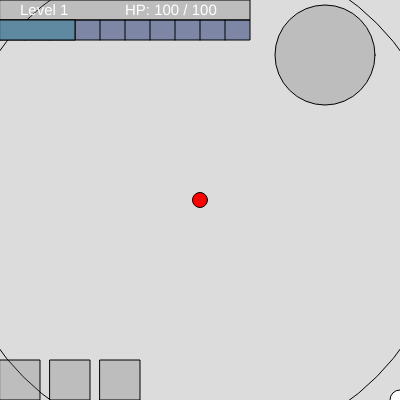
Frame 1 (no input)
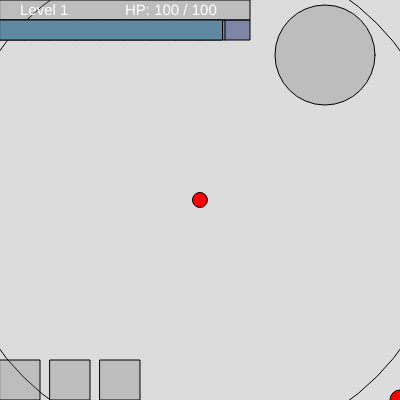
Frame 60 (no input)
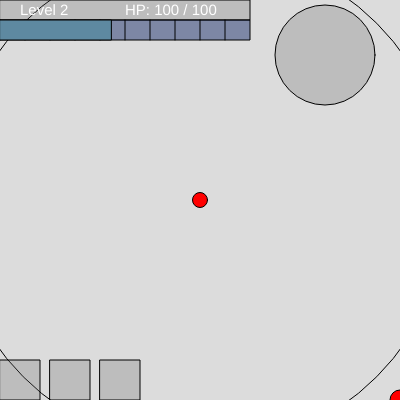
Frame 120 (the mouse pressed at the canvas centre since frame 60)

The p5.js sketch that drew these frames (run headless with seeded random() and noise() and a simulated clock; from frame 60 on, the mouse is pressed at the canvas centre):

// p5.js sketch
// ── sketch.js
let player
let world;

let controls;

function setup() {
  createCanvas(400, 400);
  
  controls = 
  {
    shoot: [LEFT, LEFT],
    dodge: [" ", " "],
    parry: ["shift", "shift"],
    hookshot: ["q", "q"],
    sweep: ["x", "x"],
    interact: ["e", "e"]

  }
  player = new Player();
  world = new World();
  world.clocking();
  
}

function draw() {
  background(220);
  
  world.display();
  world.ui();
  
  doPlayer();
  
  if(mouseIsPressed)
  {
    playerControls(mouseButton);
  }
  player.exp++;
  if (player.exp >= player.expMax)
  {
    player.levelUp();
  }
}


function keyPressed()
{
  playerControls(key.toLowerCase());
  
  if (key == "c")
  {
    
  }
  return;
}


// ── player.js
class Player
{
  constructor()
  {
    this.hpMax = 100;    //int
    this.hp = this.hpMax;//int
    this.lvl = 1;        //int
    this.exp = 30;         //int
    this.expMax = 100;      //int
    this.dmg =  10;      //int
    this.armor = 0;       //int
    this.speed = 5;       //int
    
    this.v = createVector(0, 0);
    this.pos = createVector(200, 200);   //vector

    this.crit = 5;       //percent
    this.cd = 100;       //percent
    this.projSpd = 100;  //percent
    this.projAmt = 100;  //percent
    this.projSize = 100; //percent

    this.lifesteal = 100; //percent
    this.xpBonus = 100;   //percent
    this.hpRegen = 0.5;   //float
  }
  
  move(vel)
  {
    if (this.v.x + vel.x > -this.speed && this.v.x + vel.x < this.speed)
    {
      this.v.x += vel.x;
    }
    if (this.v.y + vel.y > -this.speed && this.v.y + vel.y < this.speed)
    {
      this.v.y += vel.y;
    }
    
    this.pos.add(this.v);
    
    //Used to decrease the world border
    let friction = createVector(Math.sign(this.v.x) * (this.speed / 20), 
                                Math.sign(this.v.y) * (this.speed / 20));
    this.v.sub(friction);
    
    //Prevents the user from continuously sliding
    this.v = createVector(round(this.v.x, 2), round(this.v.y, 2));
    
    //calculates angle used to place the player on the border
    let a = Math.atan2(this.pos.y - width/2, this.pos.x - height/2);
    
    if (dist(width/2, height/2, this.pos.x, this.pos.y) > world.borderR / 2)
    {
      this.pos.x = width/2 + world.borderR * cos(a) / 2;
      this.pos.y = height/2 + world.borderR * sin(a) / 2;
    }
    
  }
  
  shoot()
  {
    print('shoot');
    
  }
  
  dodge()
  {
    print('dodge');
    let dodgeVel = createVector(10 * Math.sign(this.v.x), 10 * Math.sign(this.v.y));
    this.v.add(dodgeVel);
  }
  
  parry()
  {
    print('parry');
    
    
  }
  
  hookshot()
  {
    print('hook');
    
  }
  
  sweep()
  {
    print('sweep');
    
  }
  
  interact()
  {
    print('interact');
    
  }

  levelUp()
  {
    print('hi');
    this.exp -= this.expMax;
    this.expMax += 10 * this.lvl;
    this.lvl++;
  }
}

function doPlayer()
{
  displayPlayer();
  playerMove();
}

function displayPlayer()
{
  fill("red");
  circle(width/2, height/2, 15);
  
  
}

function playerMove()
{
  let vel = createVector(0, 0)
  let acc = player.speed / 4;
  let inc = 0
  if (keyIsDown(87)) { vel.add(0, acc); }
  if (keyIsDown(83)) { vel.add(0, -acc); }
  if (keyIsDown(65)) { vel.add(acc, 0); }
  if (keyIsDown(68)) { vel.add(-acc, 0); }
  
  player.move(vel);
}

function playerControls(input)
{
  switch (input)
  {
    case (controls.shoot[0]):
    case (controls.shoot[1]):
      player.shoot();
      break;
    case (controls.dodge[0]):
    case (controls.dodge[1]):
      player.dodge();
      break;
    case (controls.parry[0]):
    case (controls.parry[1]):
      player.parry();
      break;
    case (controls.hookshot[0]):
    case (controls.hookshot[1]):
      player.hookshot();
      break;
    case (controls.sweep[0]):
    case (controls.sweep[1]):
      player.sweep();
      break;
    case (controls.interact[0]):
    case (controls.interact[1]):
      player.interact();
      break;
  }
}
// ── style.css
html, body {
  margin: 0;
  padding: 0;
}

canvas {
  display: block;
  margin-top: 10em;
  margin: 1.5% auto auto;
  border-radius: 25px;
}

// ── world.js
class World
{
  constructor()
  {
    this.borderR = 500;
    this.count = 300; //seconds
    this.timer = -1;
  }
  
  display()
  {
    push();
    
    translate(player.pos.x, player.pos.y); 
    circle(200, 200, 20);
    
    noFill();
    rectMode(CENTER);
    circle(0, 0, this.borderR);
    
    pop();
  }

  clocking()
  {  
    this.timer = setInterval(function() {
      console.log("Count: " + this.count);
      this.count--;
      if (this.count == 0) {
        clearInterval(intervalId); // Stops the interval when it reaches 0
        console.log("Timer stopped.");
      }
    }, 1000);
    
  }

  ui()
  {
    push();
    const col_box = color("rgba(101, 101, 101, 0.26)");
    const col_exp = color("rgba(94, 137, 161, 1)");
    const col_expBar = color("rgba(33, 52, 113, 0.5)");
    const col_text = color("255, 255, 255");
    fill(col_box);
    
    let boxLevelW = width/8 * 5;
    let boxLevelH = height / 20;
    rect(0, 0, boxLevelW, boxLevelH); //level box && hp box
      fill(col_text);
      textSize(15);
      text("Level " + player.lvl, width * 1 / 20, boxLevelH/4 * 3);
      text("HP: " + player.hp + " / " + player.hpMax, boxLevelW * 4 / 8, boxLevelH/4 * 3);

    fill(col_expBar);
    rect(0, boxLevelH, boxLevelW, boxLevelH); //EXP BAR

    const lineAmt = 10;
    for (let i = 0; i < lineAmt; i++)
    {
      stroke(0)
      line(boxLevelW / lineAmt * i, boxLevelH, boxLevelW / lineAmt * i, boxLevelH * 2);
    }
    
    fill(col_exp);
    rect(0, boxLevelH, boxLevelW * (player.exp / player.expMax), boxLevelH); //EXP BAR

    fill(col_box);
    circle(width - 75, 55, 100); //Minimap

    for (let i = 0; i < 3; i++)
    { //Weapon Slots
      let boxS = width / 10
      let boxGap = width / 40;
      rect(0 + (boxS + boxGap) * i, width - boxS, boxS);
    }

    fill(col_text)
    textSize(20);
    textAlign(CENTER)
    text(this.count, width/2, boxLevelW * 4)

    print(this.count);
    pop();
  }
}
